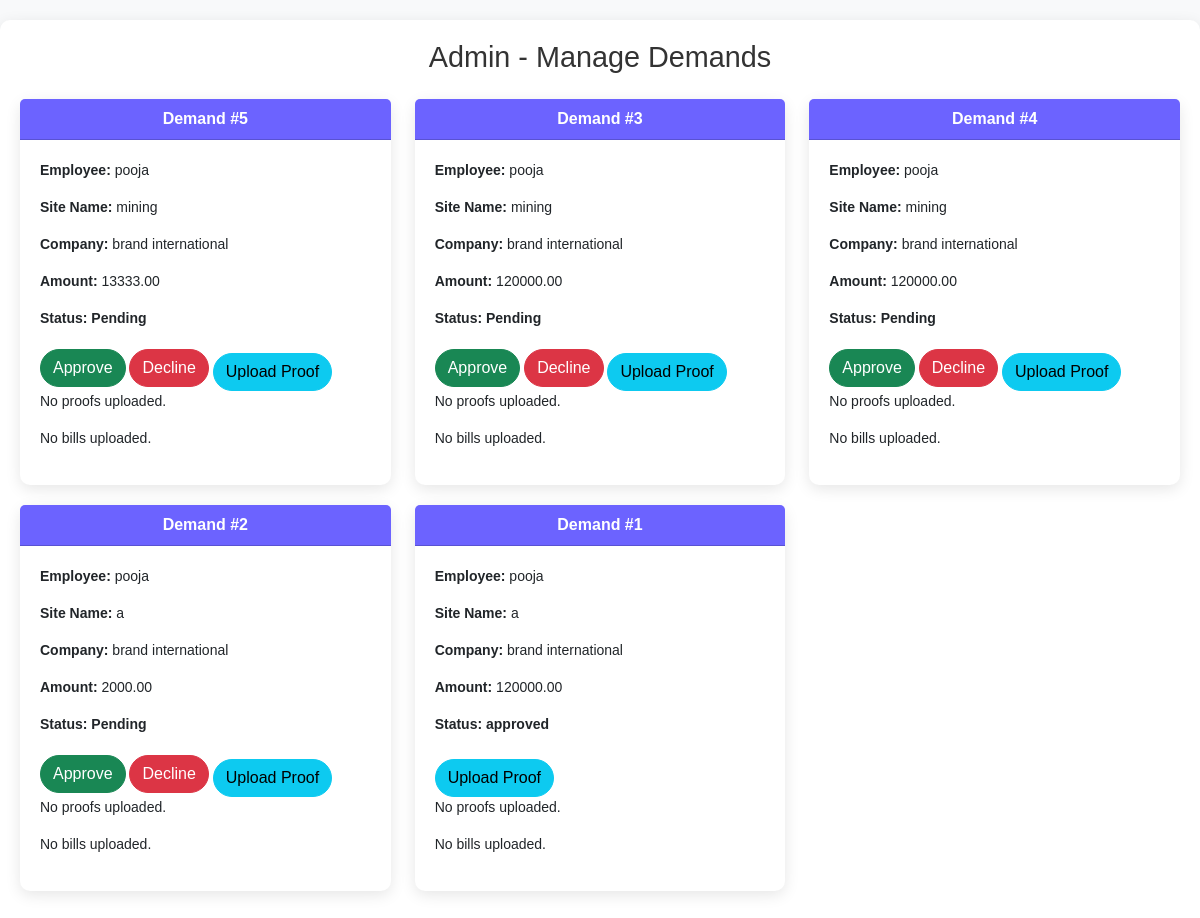
The app's page /admin-dashboard/demands/ (signed in) with its own data.
### group/models.py (models this page shows, shortened)
class Demand(models.Model):
    STATUS_CHOICES = [
        ('Pending', 'Pending'),
        ('Approved', 'Approved'),
        ('Disapproved', 'Disapproved'),
    ]
    employee = models.ForeignKey(User, on_delete=models.CASCADE, related_name='demands')
    site_name = models.CharField(max_length=255)
    date = models.DateTimeField()
    company_name = models.CharField(max_length=255)
    amount = models.DecimalField(max_digits=10, decimal_places=2)
    description = models.TextField()
    status = models.CharField(max_length=50, choices=STATUS_CHOICES, default='Pending')
    class Meta:
        verbose_name = "Demand"
        verbose_name_plural = "Demands"
        ordering = ['-date']  # Latest demand first

### group/views.py (the view, shortened to what this page needs)
# urls.py: path('admin-dashboard/demands/', views.handle_demand_admin, name='handle_demand_admin'),
@login_required
@csrf_exempt  # Ensure CSRF protection is enabled in production
def handle_demand_admin(request):
    if not request.user.is_authenticated:
        return redirect(f'/admin-login/?next={request.path}')
    demands = Demand.objects.prefetch_related('proofs', 'bills').all()
    return render(request, 'demands.html', {'demands': demands})

### templates/demands.html (shortened to what this page needs)
<!DOCTYPE html>
<html lang="en">
<head>
    <link href="https://cdn.jsdelivr.net/npm/bootstrap@5.3.0-alpha3/dist/css/bootstrap.min.css" rel="stylesheet">
</head>
<body>
    <div class="container card-container">
        <h2 class="mb-4">Admin - Manage Demands</h2>
        <div class="row">
            {% for demand in demands %}
            <div class="col-md-4">
                <div class="card">
                    <div class="card-header">
                        Demand #{{ demand.id }}
                    </div>
                    <div class="card-body">
                        <p><strong>Employee:</strong> {{ demand.employee.username }}</p>
                        <p><strong>Site Name:</strong> {{ demand.site_name }}</p>
                        <p><strong>Company:</strong> {{ demand.company_name }}</p>
                        <p><strong>Amount:</strong> {{ demand.amount }}</p>
                        <p><strong>Status:</strong> <span id="status-{{ demand.id }}" class="status">{{ demand.status }}</span></p>
                        {% if demand.status != "approved" and demand.status != "declined" %}
                            <button class="btn btn-success btn-action" onclick="updateStatus({{ demand.id }}, 'approved')">Approve</button>
                            <button class="btn btn-danger btn-action" onclick="updateStatus({{ demand.id }}, 'declined')">Decline</button>
                        {% endif %}
                        <button class="btn btn-info btn-action mt-2" onclick="showUploadModal({{ demand.id }})">Upload Proof</button>
                        {% if demand.proofs.all %}
                            <div class="proof-section">
                                <strong>Proof(s):</strong>
                                {% for proof in demand.proofs.all %}
                                    <p>Proof: <a href="{{ proof.file_path.url }}" target="_blank">{{ proof.file_name }}</a></p>
                                {% endfor %}
                            </div>
                        {% else %}
                            <p>No proofs uploaded.</p>
                        {% endif %}
                        {% if demand.bills.all %}
                            <div class="bill-section">
                                <strong>Bill(s):</strong>
                                {% for bill in demand.bills.all %}
                                    <p>Bill: <a href="{{ bill.file_path.url }}" target="_blank">{{ bill.file_name }}</a></p>
                                {% endfor %}
                            </div>
                        {% else %}
                            <p>No bills uploaded.</p>
                        {% endif %}
                    </div>
                </div>
            </div>
            {% endfor %}
        </div>
    </div>
</body>
</html>

### templates/demands.html (style rules this page uses)
body { background: #f8f9fa; font-family: Arial, sans-serif; }
.card-container { margin: 20px auto; max-width: 100%; background: #fff; padding: 20px; border-radius: 10px; box-shadow: 0 4px 15px rgba(0, 0, 0, 0.1); }
h2 { font-size: 1.8rem; color: #333; text-align: center; }
.card { border: none; margin-bottom: 20px; border-radius: 10px; box-shadow: 0 4px 15px rgba(0, 0, 0, 0.1); }
.card-header { background: #6c63ff; color: white; font-weight: bold; text-align: center; }
.card-body { font-size: 14px; padding: 20px; }
.btn-action { transition: transform 0.3s, background-color 0.3s; border-radius: 30px; }
.status { font-weight: bold; }

### records on screen
Demand: id "5", employee.username "pooja", site_name "mining", company_name "brand international", amount "13333.00", status "Pending", shows "No proofs uploaded.", shows "No bills uploaded."
Demand: id "3", employee.username "pooja", site_name "mining", company_name "brand international", amount "120000.00", status "Pending", shows "No proofs uploaded.", shows "No bills uploaded."
Demand: id "4", employee.username "pooja", site_name "mining", company_name "brand international", amount "120000.00", status "Pending", shows "No proofs uploaded.", shows "No bills uploaded."
Demand: id "2", employee.username "pooja", site_name "a", company_name "brand international", amount "2000.00", status "Pending", shows "No proofs uploaded.", shows "No bills uploaded."
Demand: id "1", employee.username "pooja", site_name "a", company_name "brand international", amount "120000.00", status "approved", shows "No proofs uploaded.", shows "No bills uploaded."
